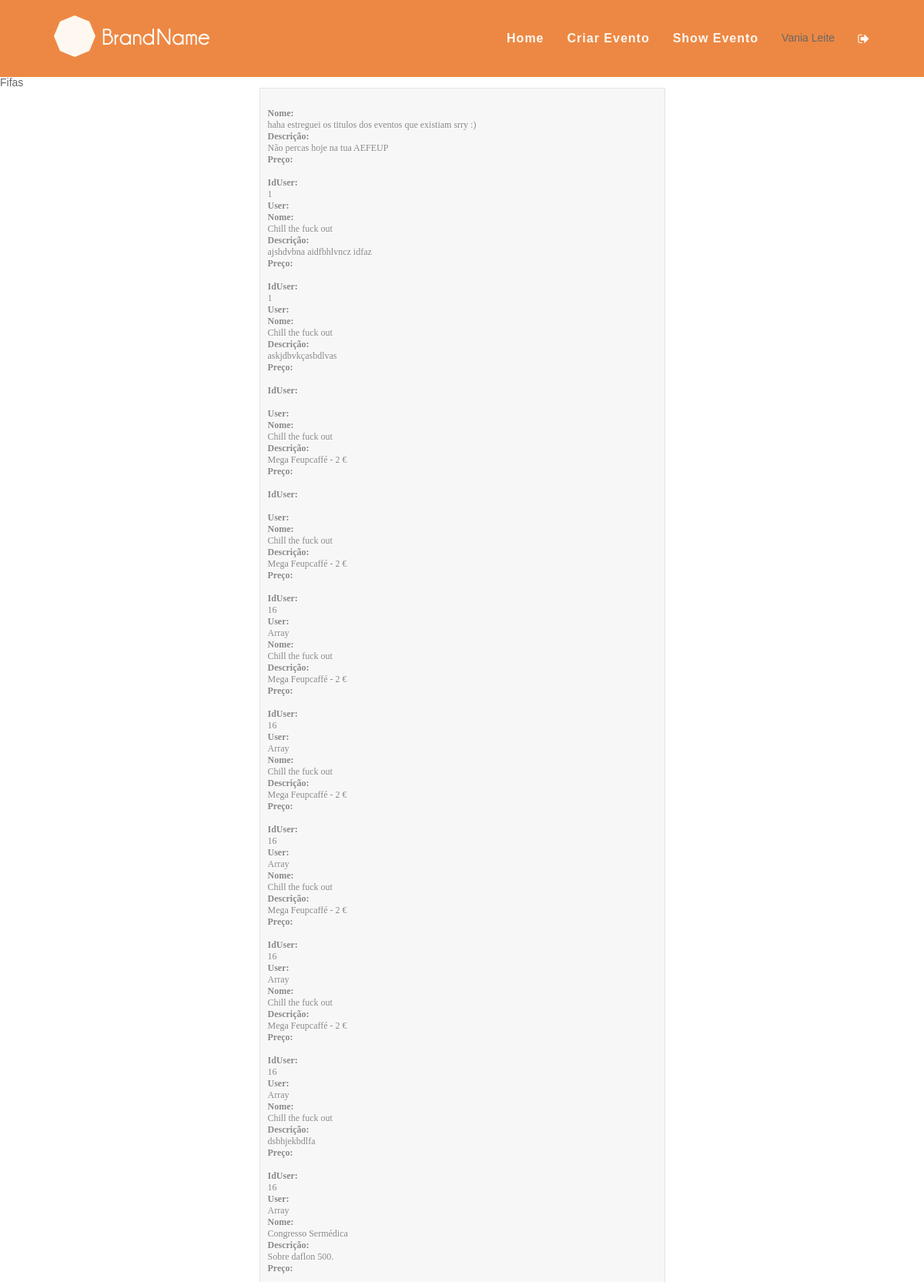
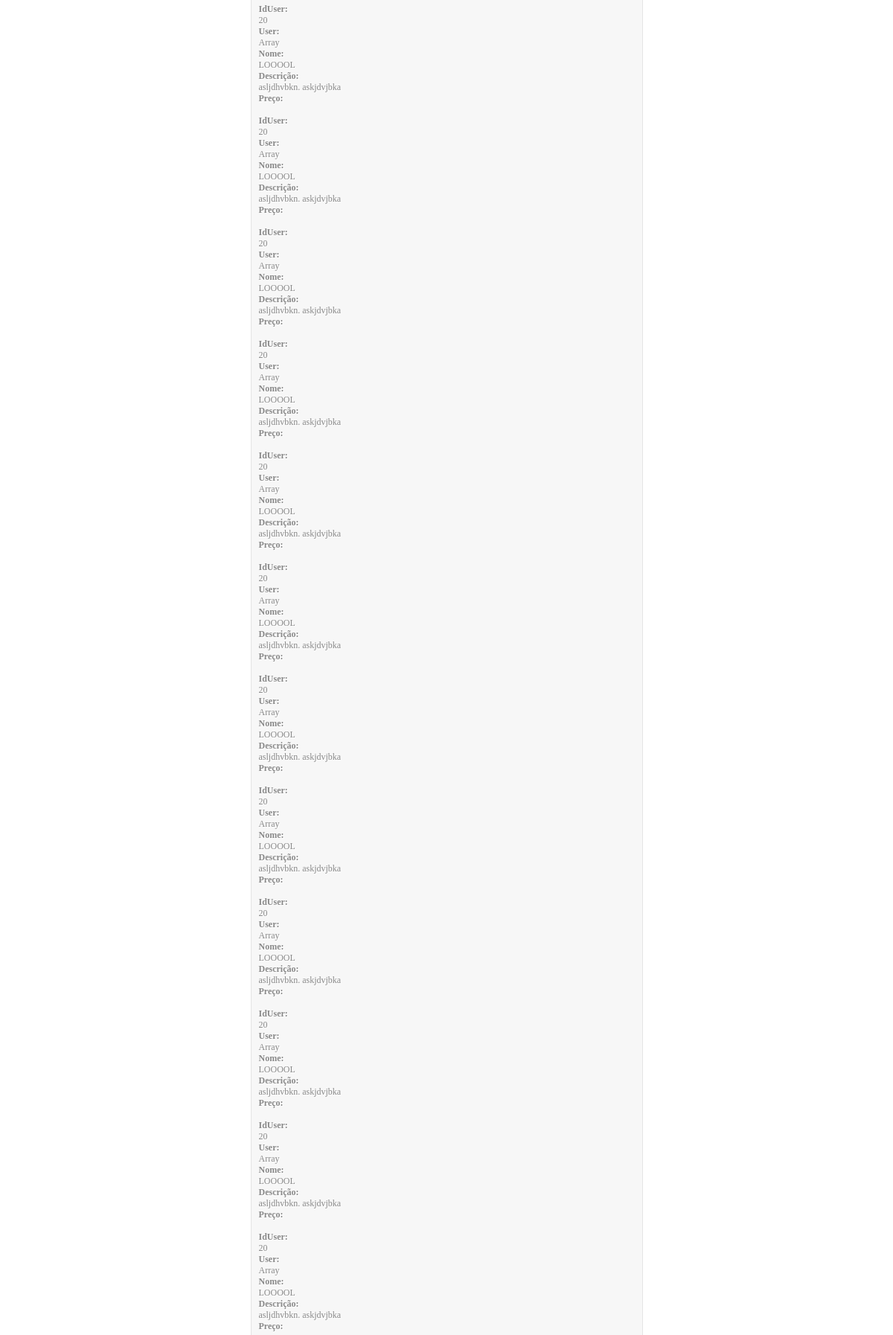
Page /?pagina=listEvents (signed in, upper part) on the committed database (2 pictures, top to bottom).
### tables this page shows
CREATE TABLE "Event" (
	`idEvent`	INTEGER PRIMARY KEY AUTOINCREMENT,
	`name`	TEXT NOT NULL,
	`description`	TEXT NOT NULL,
	`idImage`	INTEGER,
	`idType`	INTEGER,
	`date`	TEXT NOT NULL,
	`idUser`	INTEGER NOT NULL,
	`public`	INTEGER DEFAULT 0,
	`local`	TEXT
);

### php/fetchEvents.php (called while the page is built)
<?php
try {
  $db = new PDO('sqlite:./db/dboltw.db');
  $db->setAttribute(PDO::ATTR_ERRMODE, PDO::ERRMODE_EXCEPTION);
} catch (PDOException $e) {
    print "Error!: " . $e->getMessage() . "<br/>";
    die();
}
function getAllEvents(){
  try{
    global $db;
    $stmt=$db->prepare("SELECT * FROM Event");
    $query = $stmt->execute();
    $result= $stmt->fetchAll();
    return $result;
  }
  catch(PDOException $e){
    $_SESSION['errors']=" <script type=\"text/javascript\">
      swal({
            title: \"Error!\",
            text: ". $stmt->errorInfo() .",
            type: \"error\",
            confirmButtonText: \"OK\"
      });
      </script>";
    return -1;
  }
}
function getCreator($idU){
  try{
    global $db;
    $stmt=$db->prepare("SELECT username FROM User WHERE idUser=:idU");
    $stmt->bindValue(':idU',$idU,PDO::PARAM_STR);
    $found=$stmt->execute();
    $columns=$stmt->fetch();
    return $columns;
  }catch(PDOException $e){
    if(isset($_SESSION['user_id'])){
      $log=$e->getMessage()." ___Date=".date("Y-m-d")." ___ idUser=".$_SESSION['user_id'].PHP_EOL;
    }else{
      $log=$e->getMessage()." ___Date= ".date("Y-m-d")."\n";
    }
    error_log($log,3,"./error.log");
        return -1;
  }
}
$events=getAllEvents();
$idU = 16;
$creator=getCreator($idU);
print_r($creator['username']);
?>

### template/listEvents.php (the view, shortened to what this page needs)
<?php include_once 'php/fetchEvents.php'; ?>
<div  class="event-form">
	<?php
		for($i=0; $i < count($events); ++$i)
		{?>
			<h4>Nome:</h4>
			<? echo $events[$i]['name']; ?>
			<br>
			<h4>Descrição:</h4>
			<? echo $events[$i]['description']; ?>
			<br>
			<h4>Preço:</h4>
   			<br>
   			<h4>IdUser:</h4>
   			<? echo $events[$i]['idUser']; ?>
   			<br>
   			<h4>User:</h4>
   			<? $u_id = "idUser";
			 echo getCreator($events[$i][$u_id]);
		}
	?>
</div>

### template/header.php (shortened to what this page needs)
	<!DOCTYPE html>
<html>
    <head>
			<link href="https://code.jquery.com/ui/1.10.4/themes/ui-lightness/jquery-ui.css" rel="stylesheet">
      <link rel="stylesheet" type="text/css" href="css/sweetalert.css">
      <link href="css/reset.css" rel="stylesheet">
      <link href= "css/main.css" rel="stylesheet" >
      <link href="font-awesome-4.1.0/css/font-awesome.min.css" rel="stylesheet" type="text/css">
      <link rel="stylesheet" href="https://netdna.bootstrapcdn.com/font-awesome/4.0.3/css/font-awesome.min.css" />
      </head>
      <body>
        <section class="billboard-header">
          <header id="header_geral">
            <div class="wrapper">
              <a href="#"><img src="img/logo.png" class="h_logo" alt="" title=""></a>
              <nav>
                <?php
                if(isset($_SESSION['username'])){ ?>
                <ul class="main_nav">
                  <li class="current"><a href="./"> Home </a></li>
                  <li><a href="./?pagina=createEvent">Criar Evento</a></li>
                  <li><a href="./?pagina=listEvents">Show Evento</a></li>
                  <li><p><?php echo $_SESSION['firstname']; ?> <?php echo $_SESSION['lastname']; ?></p></li>
                  <li><a href="./php/action_logout.php"><span class="icon"><i class="fa fa-sign-out"></i></span></a></li>
                </ul>
                  <?php }?>
              </nav>
            </div>
          </header>
				</section>

### index.php
<?php
include 'template/header.php';
if (isset ( $_GET ['pagina'] ))
{
	 $url = 'template/' . $_GET['pagina'] . '.php';
	 include  $url;
}
else
{
 	include 'template/home.php';
}
include 'template/footer.php';
?>

### template/footer.php (shortened to what this page needs)
</body>
</html>

### css/main.css (style rules this page uses)
#header_geral { width: 100%; height: 100px; background-color: rgba(255, 255, 255, .1); z-index: 9999; }
#header_geral .h_logo { float: left; margin-top: 20px; }
#header_geral nav { float: right; margin-top: 42px; overflow: hidden; }
#header_geral nav ul li { float: left; margin-left: 30px; }
#header_geral nav ul li a { text-decoration: none; font-family: 'LatoBold', arial; font-weight: bold; font-size: 16px; color: #fef8f1; letter-spacing: 1px; }
.billboard-header { width: 100%; height: 100px; background: #EB7A2F ; background-size: cover; -webkit-background-size: cover; -moz-background-size: cover; -o-background-size: cover; }
.wrapper { width: 1060px; height: auto; margin: 0 auto; }
footer nav ul li a, footer .rights a, header nav ul li a, .call_to_action a.cta_btn, .testimonials a.author, .newsletter .submit_nl { transition: .2s linear; -webkit-transition: .2s linear; -moz-transition: .2s linear; -o-transition: .2s linear; }
body { font-family: 'Source Sans Pro', sans-serif; font-size: 14px; color: #666; }
.event-form { margin-left:auto; margin-right:auto; max-width: 500px; background: #F7F7F7; padding: 25px 15px 25px 10px; font: 12px Georgia, "Times New Roman", Times, serif; color: #888; text-shadow: 1px 1px 1px #FFF; border:1px solid #E4E4E4; }

### rows in the picture
event: name "haha estreguei os titulos dos eventos que existiam srry :)", description "Não percas hoje na tua AEFEUP", idUser "1"
event: name "Chill the fuck out", description "ajshdvbna aidfbhlvncz idfaz", idUser "1"
event: name "Chill the fuck out", description "askjdbvkçasbdlvas"
event: name "Chill the fuck out", description "Mega Feupcaffé - 2 €"
event: name "Chill the fuck out", description "Mega Feupcaffé - 2 €", idUser "16", u_id "Array"
event: name "Chill the fuck out", description "Mega Feupcaffé - 2 €", idUser "16", u_id "Array"
event: name "Chill the fuck out", description "Mega Feupcaffé - 2 €", idUser "16", u_id "Array"
event: name "Chill the fuck out", description "Mega Feupcaffé - 2 €", idUser "16", u_id "Array"
event: name "Chill the fuck out", description "Mega Feupcaffé - 2 €", idUser "16", u_id "Array"
event: name "Chill the fuck out", description "dsbhjekbdlfa", idUser "16", u_id "Array"
event: name "Congresso Sermédica", description "Sobre daflon 500.", idUser "20", u_id "Array"
event: name "LOOOOL", description "asljdhvbkn. askjdvjbka", idUser "20", u_id "Array"
event: name "LOOOOL", description "asljdhvbkn. askjdvjbka", idUser "20", u_id "Array"
event: name "LOOOOL", description "asljdhvbkn. askjdvjbka", idUser "20", u_id "Array"
event: name "LOOOOL", description "asljdhvbkn. askjdvjbka", idUser "20", u_id "Array"
event: name "LOOOOL", description "asljdhvbkn. askjdvjbka", idUser "20", u_id "Array"
event: name "LOOOOL", description "asljdhvbkn. askjdvjbka", idUser "20", u_id "Array"
event: name "LOOOOL", description "asljdhvbkn. askjdvjbka", idUser "20", u_id "Array"
event: name "LOOOOL", description "asljdhvbkn. askjdvjbka", idUser "20", u_id "Array"
event: name "LOOOOL", description "asljdhvbkn. askjdvjbka", idUser "20", u_id "Array"
event: name "LOOOOL", description "asljdhvbkn. askjdvjbka", idUser "20", u_id "Array"
event: name "LOOOOL", description "asljdhvbkn. askjdvjbka", idUser "20", u_id "Array"
event: name "LOOOOL", description "asljdhvbkn. askjdvjbka"

### other values in the picture
$_SESSION['firstname'] "Vania"
$_SESSION['lastname'] "Leite"
